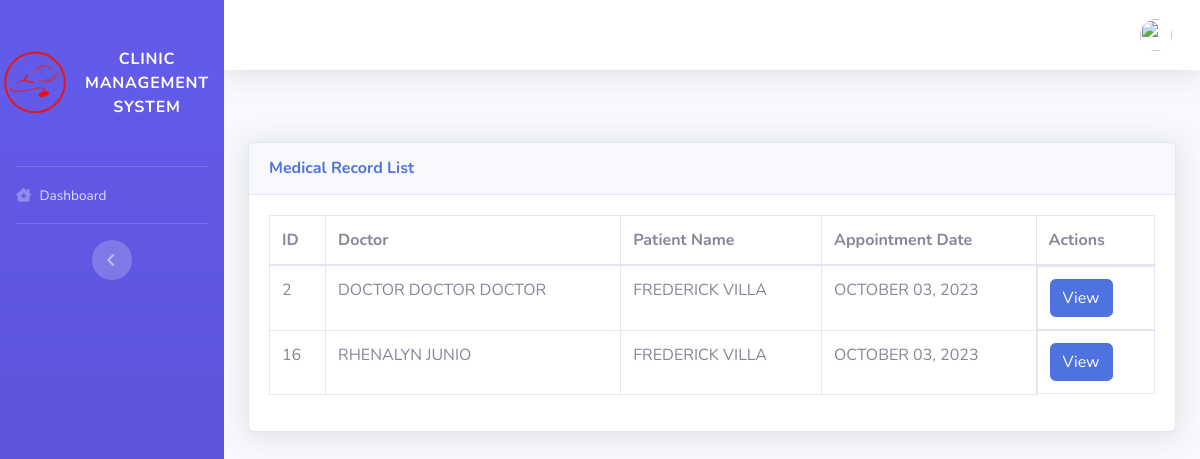
Page /pages/doctor/list_medical_record.php on the earlier database version.
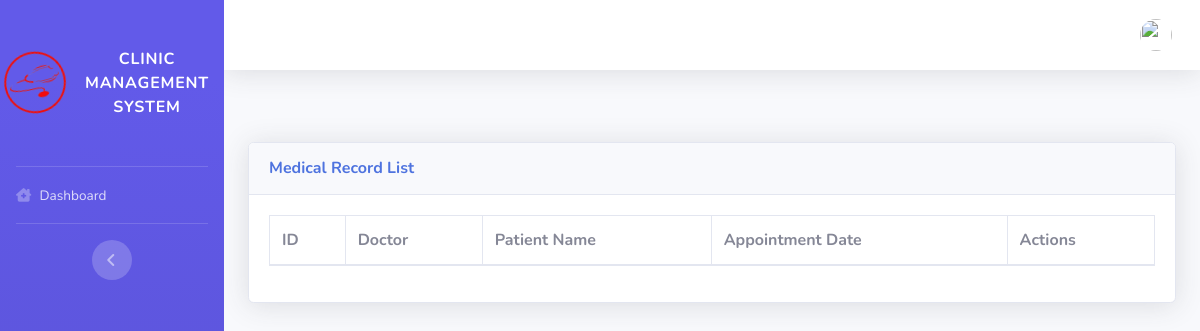
Same page on the later database version.
### tables this page shows
CREATE TABLE `tbl_appointment` (
  `id` int(11) NOT NULL,
  `patient_id` int(11) DEFAULT NULL,
  `doctor_id` int(11) DEFAULT NULL,
  `appointment_date` date DEFAULT NULL,
  `remarks` text DEFAULT NULL,
  `status` varchar(45) DEFAULT 'pending' COMMENT 'pending\\nreschedule\\napproved\\nrejected\\ncancelled',
  `amount` decimal(18,2) DEFAULT 0.00,
  `change` decimal(18,2) DEFAULT 0.00
);

### config/functions.php (called while the page is built, shortened)
<?php
function query($sql)
{
  return mysqli_query($_SESSION['conn'], $sql);
}
function get_all($sql)
{
  $data = [];
  foreach (query($sql) as $res) {
    $data[] = $res;
  }
  return $data;
}
function get_fields($sql){
  $fields = [];
 foreach (mysqli_fetch_fields(query($sql)) as $res) {
    $fields[] = $res->name;
 }
  return $fields;
}
function field_replacer($value, $sql, $array){
  $replace = [];
  foreach (get_fields($sql) as $res) {
    $replace[':'.$res] = $array[$res];
  }
  return strtr($value, $replace);
}

### pages/layout/list.php (shortened to what this page needs)
<div class="card shadow mb-4">
  <div class="card-header py-3">
    <h6 class="m-0 font-weight-bold text-primary"><?= $list_title ?> List</h6>
  </div>
  <div class="card-body">
    <div class="table-responsive">
      <table class="table table-bordered" id="dataTable" width="100%" cellspacing="0">
        <thead>
          <tr>
            <?php foreach ($list_header as $res) { ?>
            <th><?= $res ?></th>
            <?php } ?>
            <?php if ($list_enable_actions) { ?><th>Actions</th><?php } ?>
          </tr>
        </thead>
        <tbody>
          <?php foreach (get_all($list_sql) as $row) { ?>
          <tr>
            <?php foreach ($list_column as $subres) { ?>
            <td style="text-transform:uppercase"><?= $row[$subres] ?></td>
            <?php } ?>
            <?php if ($list_enable_actions) { ?>
            <td class="d-flex">
              <?php if ($list_actions['view']) { ?><a
                href="<?= field_replacer($list_actions['view'], $list_sql, $row) ?>&id=<?= $row['id']; ?>"
                class="btn btn-primary" style="margin-right:.25rem">View</a><?php } ?>
            </td>
            <?php } ?>
          </tr>
          <?php } ?>
        </tbody>
      </table>
    </div>
  </div>
</div>

Differences in the rows shown:
no longer on this page (row edited): tbl_appointment: id "2", subres "DOCTOR DOCTOR DOCTOR", subres "FREDERICK VILLA", subres "OCTOBER 03, 2023"
removed tbl_appointment: id "16", subres "RHENALYN JUNIO", subres "FREDERICK VILLA", subres "OCTOBER 03, 2023"
